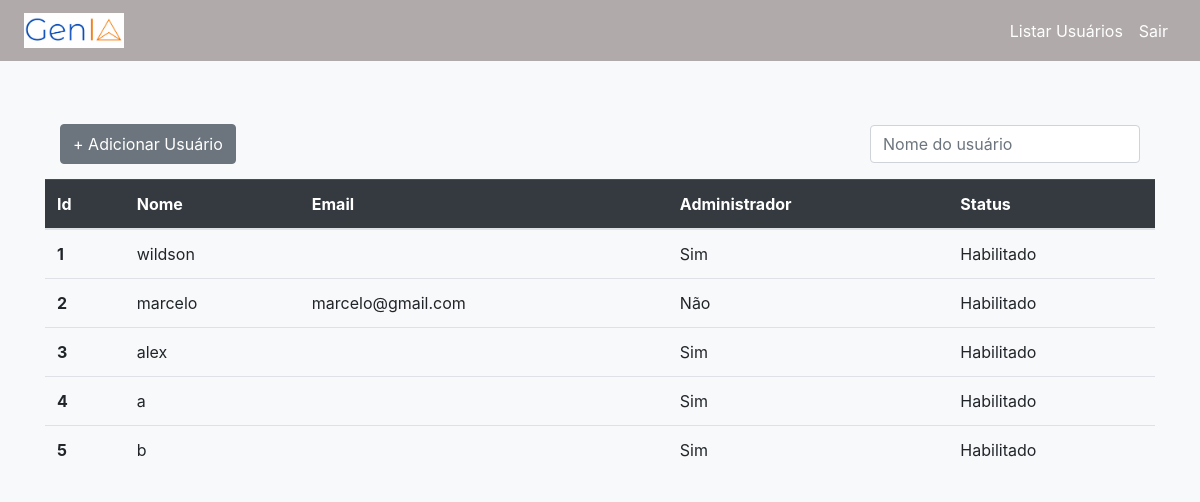
The app's page /list-users/ (signed in) with its own data.
### chatbot/models.py (models this page shows)
class CustomUser(AbstractUser):
    reset_password = models.BooleanField(default=False)

### chatbot/views.py (the view)
# urls.py: path('list-users/', views.list_users, name='list-users'),
@login_required(redirect_field_name='login')
def list_users(request):
    users = CustomUser.objects.all()
    return render(request, 'chatbot/list_users.html', {'users':users})

### chatbot/templates/chatbot/list_users.html (shortened to what this page needs)
{% load static %}
<!DOCTYPE html>
<html lang="pt-br">
<head>
    <link href="https://maxcdn.bootstrapcdn.com/bootstrap/4.5.2/css/bootstrap.min.css" rel="stylesheet">
    <link rel="stylesheet" href="{% static 'css/style.css' %}">
</head>
<body>
    <nav class="navbar navbar-expand-lg navbar-light px-4">
        <a class="navbar-brand text-white" href="{% url 'chat_view' %}"><img class="logo" src="{% static 'img/logo.png' %}" alt=""></a>
        <div class="collapse navbar-collapse" id="navbarNav">
            <ul class="navbar-nav ml-auto">
                {% if request.user.is_superuser %}
                <li class="nav-item">
                    <a class="nav-link text-white" href="{% url 'list-users' %}">Listar Usuários</a>
                </li>
                {% endif %}
                <li class="nav-item">
                    <a class="nav-link text-white" href="{% url 'logout' %}">Sair</a>
                </li>
            </ul>
        </div>
    </nav>
    <div class="container my-5">
        <div class="container align-items-center d-flex justify-content-between">
            <button type="button" class="btn btn-secondary" style="height: 40px;" data-bs-toggle="modal"
                data-bs-target="#exampleModal">
                + Adicionar Usuário
            </button>
            <input class="form-control my-3 w-25 position-right" id="myInput" type="text" placeholder="Nome do usuário">
        </div>
        <table class="table">
            <thead class="table-dark">
                <tr>
                    <th scope="col">Id</th>
                    <th scope="col">Nome</th>
                    <th scope="col">Email</th>
                    <th scope="col">Administrador</th>
                    <th scope="col">Status</th>
                </tr>
            </thead>
            <tbody id="myTable">
                {% for user in users %}
                <tr>
                    <th scope="row">{{user.id}}</th>
                    <td>{{user.username}}</td>
                    <td>{{user.email}}</td>
                    <td>{% if user.is_superuser %} Sim {% else %} Não {% endif %} </td>
                    <td>{% if user.is_active %} Habilitado {% else %} Desabilitado {% endif %} </td>
                </tr>
                {% endfor %}
            </tbody>
        </table>
    </div>
</body>
</html>

### templates/static/css/style.css (style rules this page uses)
* { margin: 0; padding: 0; box-sizing: border-box; }
.logo { width: 100px; height: auto; }
body { background-color: #f8f9fa; height: 100vh; }
.navbar { background-color: #8f8585ad; }
.navbar .nav-link { color: white !important; }

### records on screen
CustomUser: id "1", username "wildson", is_superuser "Sim", is_active "Habilitado"
CustomUser: id "2", username "marcelo", email "marcelo@gmail.com", is_superuser "Não", is_active "Habilitado"
CustomUser: id "3", username "alex", is_superuser "Sim", is_active "Habilitado"
CustomUser: id "4", username "a", is_superuser "Sim", is_active "Habilitado"
CustomUser: id "5", username "b", is_superuser "Sim", is_active "Habilitado"
